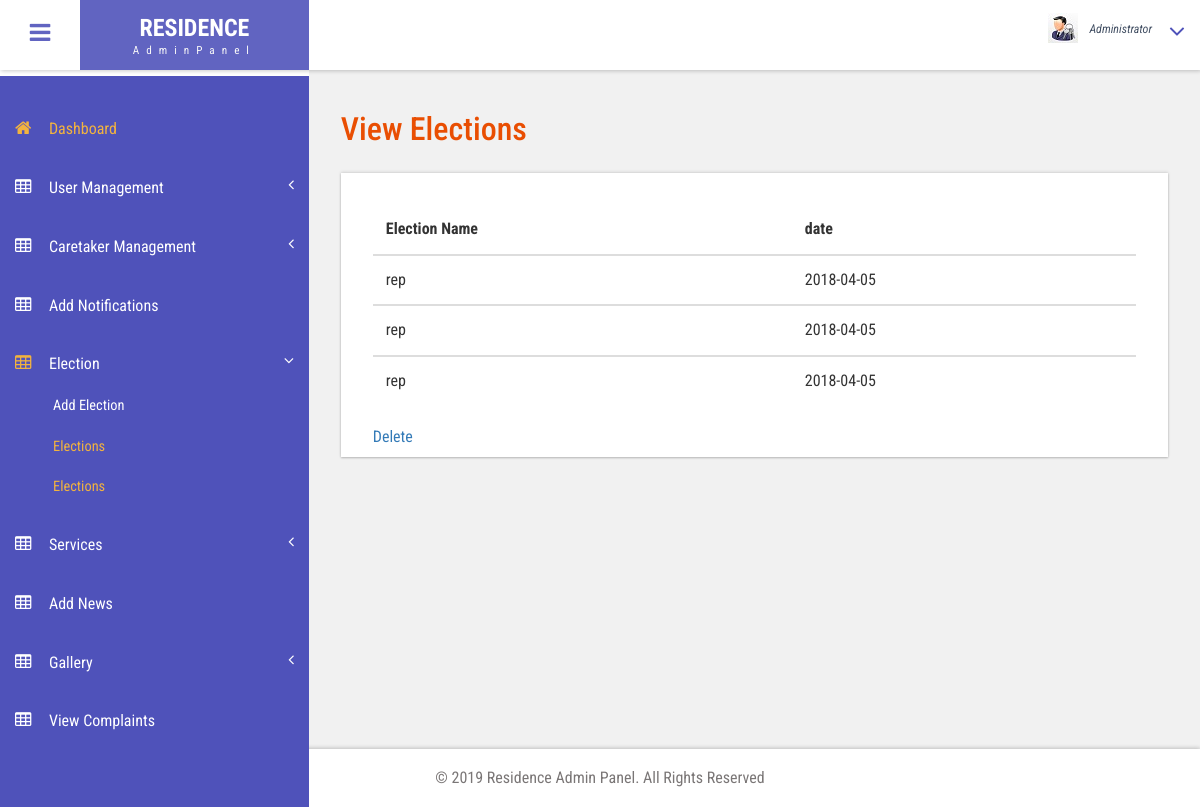
The app's page /admin/viewele.php (signed in) with its own data.
### tables this page shows
CREATE TABLE IF NOT EXISTS `electionadd` (
  `elid` int(50) NOT NULL AUTO_INCREMENT,
  `elname` varchar(50) NOT NULL,
  `candidates` varchar(50) NOT NULL,
  `edate` varchar(50) NOT NULL,
  PRIMARY KEY (`elid`)
);

### admin/viewele.php (the view, shortened to what this page needs)
<?php
if(isset ($_SESSION['uname']))
{
	include("db.php");
	$obj=new db();
?>
<!DOCTYPE HTML>
<html>
<head>
<?php
include("header.php");
include("sidemenu.php");
?>
</head>
<body class="cbp-spmenu-push">
	<div class="main-content">
		<div id="page-wrapper">
			<div class="main-page">
				<div class="tables">
					<h3 class="title1">View Elections</h3>
							 <?php
		  $sql="select * from electionadd ";
		  $res=$obj->exe($sql);
		  $no=mysqli_num_rows($res);
		  if($no==0)
		  {
			  echo "&quot;No records here!!&quot;";
		  }
		  else
		  {
		  ?>
		  <div class="panel-body widget-shadow">
					    <table class="table">
						<thead>
						  <tr>
							<th>Election Name</th>
							<th> date</th>
						  </tr>
						</thead>
						<tbody>
						<?php
			while($row=mysqli_fetch_array($res))
			{
		  ?>
						  <tr>
							<td><?php echo $row[1];?></td>
							<td><?php echo $row[3];?></td>
						  </tr>
						</tbody>
					   <?php
			}
		  ?>
          </table>
		  <a href="delele.php">Delete</a>
          <?php
		  }
		  ?>
						</div>
					</div>
				</div>
			</div>
		<?php
		include("footer.php");
		?>
	</div>
</body>
</html>
 <?php
 }
 ?>

### admin/css/style.css (style rules this page uses)
h4, h5, h6, h1, h2, h3 { margin: 0; }
html, body { font-family: 'Roboto Condensed', sans-serif; font-size: 100%; overflow-x: hidden; background: #fff; }
body a { transition: 0.5s all ease; -webkit-transition: 0.5s all ease; -moz-transition: 0.5s all ease; -o-transition: 0.5s all ease; -ms-transition: 0.5s all ease; text-decoration:none; }
h1,h2,h3,h4,h5,h6 { margin:0; }
.main-content { position: relative; }
.cbp-spmenu-push { overflow-x: hidden; position: relative; }
.cbp-spmenu, .cbp-spmenu-push { -webkit-transition: all 0.3s ease; -moz-transition: all 0.3s ease; transition: all 0.3s ease; }
.cbp-spmenu-push div#page-wrapper { margin: 0 0 0 19.3em; transition:.5s all; -webkit-transition:.5s all; -moz-transition:.5s all; }
.widget-shadow { background-color: #fff; box-shadow: 0 -1px 3px rgba(0,0,0,.12),0 1px 2px rgba(0,0,0,.24); -webkit-box-shadow: 0 -1px 3px rgba(0,0,0,.12),0 1px 2px rgba(0,0,0,.24); -moz-box-shadow: 0 -1px 3px rgba(0,0,0,.12),0 1px 2px rgba(0,0,0,.24); }
h3.title1 { font-size: 2em; color: #e94e02; margin-bottom: 0.8em; }
.table > thead > tr > th, .table > tbody > tr > th, .table > tfoot > tr > th, .table > thead > tr > td, .table > tbody > tr > td, .table > tfoot > tr > td { border-top: none; }
.tables .panel-body ,.tables .bs-example { padding: 2em 2em 0.5em; }
.tables .table > thead > tr > th, .tables .table > tbody > tr > th, .tables .table > tfoot > tr > th, .tables .table > thead > tr > td, .tables .table > tbody > tr > td, .tables .table > tfoot > tr > td { padding: 13px; border-top: 1px solid #E0E0E0; }

### admin/css/custom.css (style rules this page uses)
#page-wrapper { padding:7em 2em 2.5em; background-color: #F1F1F1; }

### records on screen
electionadd: elname "rep", edate "2018-04-05"
electionadd: elname "rep", edate "2018-04-05"
electionadd: elname "rep", edate "2018-04-05"
